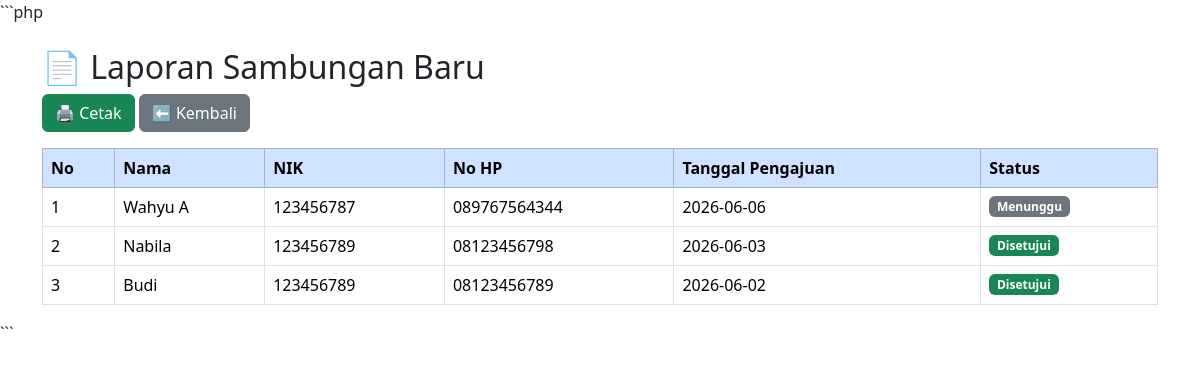
The app's page /laporan_sambungan.php with its own data.
### tables this page shows
CREATE TABLE `sambungan_baru` (
  `id` int(11) NOT NULL,
  `nama` varchar(100) DEFAULT NULL,
  `nik` varchar(20) DEFAULT NULL,
  `alamat` text DEFAULT NULL,
  `no_hp` varchar(15) DEFAULT NULL,
  `foto_ktp` varchar(255) DEFAULT NULL,
  `foto_rumah` varchar(255) DEFAULT NULL,
  `tanggal_pengajuan` date DEFAULT NULL,
  `status` enum('menunggu','survey','disetujui','ditolak') DEFAULT 'menunggu'
);

### laporan_sambungan.php (the view, shortened to what this page needs)
<?php
include "koneksi.php";
$data = mysqli_query($conn,"
SELECT *
FROM sambungan_baru
ORDER BY id DESC
");
?>
<!DOCTYPE html>
<html>
<head>
<link href="https://cdn.jsdelivr.net/npm/bootstrap@5.3.3/dist/css/bootstrap.min.css" rel="stylesheet">
</head>
<body>
<div class="container mt-4">
<h2>
📄 Laporan Sambungan Baru
</h2>
<div class="mb-3">
<button
onclick="window.print()"
class="btn btn-success">
🖨 Cetak
</button>
<a href="dashboard.php"
class="btn btn-secondary">
⬅ Kembali
</a>
</div>
<table class="table table-bordered">
<thead class="table-primary">
<tr>
<th>No</th>
<th>Nama</th>
<th>NIK</th>
<th>No HP</th>
<th>Tanggal Pengajuan</th>
<th>Status</th>
</tr>
</thead>
<tbody>
<?php
$no=1;
while($d=mysqli_fetch_assoc($data))
{
?>
<tr>
<td><?= $no++ ?></td>
<td><?= $d['nama'] ?></td>
<td><?= $d['nik'] ?></td>
<td><?= $d['no_hp'] ?></td>
<td><?= $d['tanggal_pengajuan'] ?></td>
<td>
<?php
if($d['status']=="menunggu")
{
echo "<span class='badge bg-secondary'>Menunggu</span>";
}
elseif($d['status']=="survey")
{
echo "<span class='badge bg-warning'>Survey</span>";
}
elseif($d['status']=="disetujui")
{
echo "<span class='badge bg-success'>Disetujui</span>";
}
else
{
echo "<span class='badge bg-danger'>Ditolak</span>";
}
?>
</td>
</tr>
<?php } ?>
</tbody>
</table>
</div>
</body>
</html>

### records on screen
sambungan_baru: nama "Wahyu A", nik "123456787", no_hp "089767564344", tanggal_pengajuan "2026-06-06", status "Menunggu"
sambungan_baru: nama "Nabila", nik "123456789", no_hp "08123456798", tanggal_pengajuan "2026-06-03", status "Disetujui"
sambungan_baru: nama "Budi", nik "123456789", no_hp "08123456789", tanggal_pengajuan "2026-06-02", status "Disetujui"
